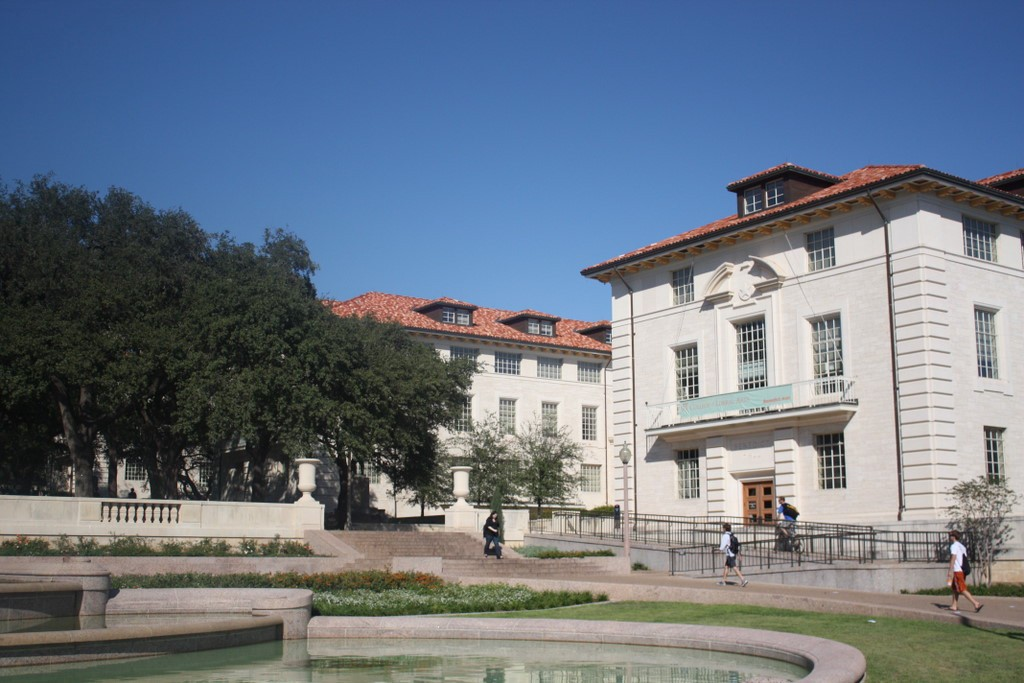
#> input picture Autonoma/Tarea 2/parte 2/images/pan1.jpg, 1024 x 683 px
$ python 7-panorama.py
#> lines starting #> are read from the running program, lines starting #| are printed output that depends on the picture
# -*- coding: utf-8 -*-
import cv2
import numpy as np

I1M = cv2.imread('images/pan1.jpg')
#> I1M is the input picture: shape (683, 1024, 3); mean B, G, R 132.3, 118.7, 107.9
I2M = cv2.imread('images/pan2.jpg')
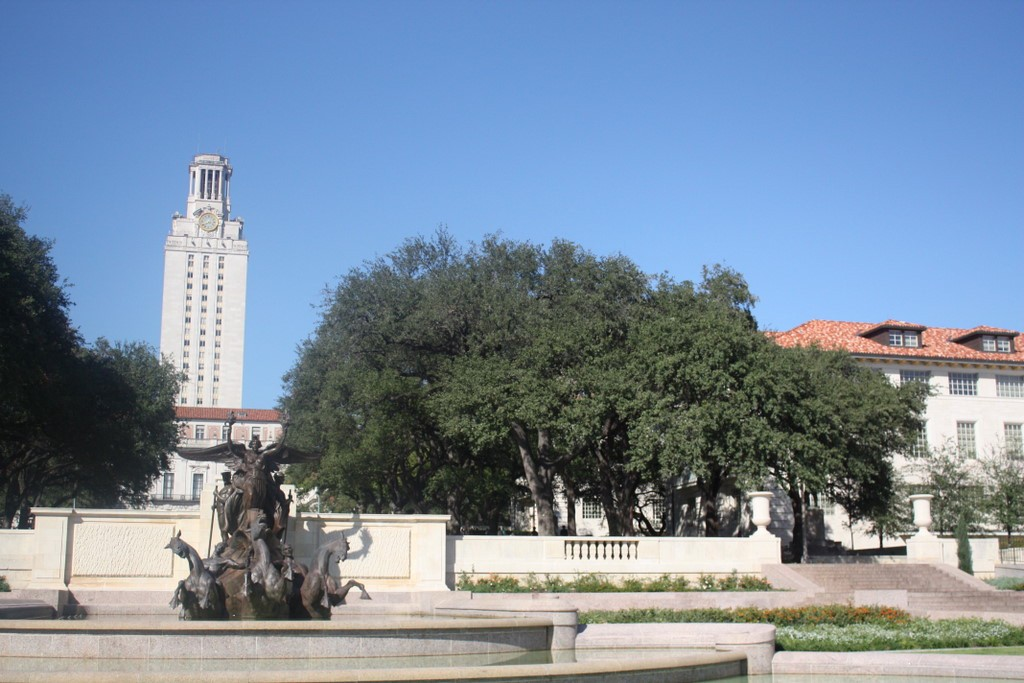
#> input picture Autonoma/Tarea 2/parte 2/images/pan2.jpg, 1024 x 683 px
#> I2M is the input picture: shape (683, 1024, 3); mean B, G, R 159.3, 139.8, 122

I1 = cv2.resize(I1M, None, fx=0.5, fy=0.5, interpolation=cv2.INTER_LINEAR)
I2 = cv2.resize(I2M, None, fx=0.5, fy=0.5, interpolation=cv2.INTER_LINEAR)
I1gr = cv2.cvtColor(I1, cv2.COLOR_BGR2GRAY)
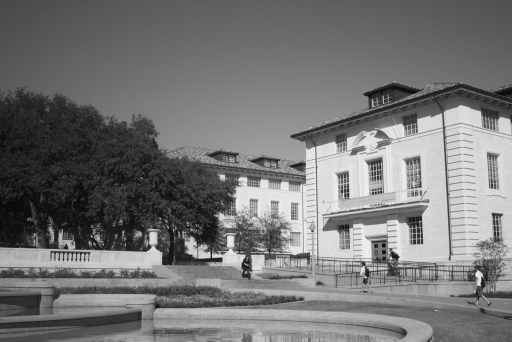
#> I1gr: shape (342, 512); min 8, max 240, mean 117.2
I2gr = cv2.cvtColor(I2, cv2.COLOR_BGR2GRAY)
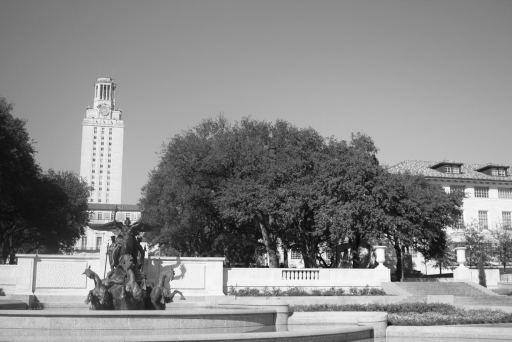
#> I2gr: shape (342, 512); min 9, max 251, mean 136.8

# Inicializar el descriptor ORB
orb = cv2.ORB_create()
# 'Keypoints' y descriptores para cada imagen (usando ORB)
keypts1, descript1 = orb.detectAndCompute(I1gr, None)
#> keypts1 = 500 keypoints; strongest (x, y, size): (221, 259, 31), (208, 254, 37.2), (398, 256, 31), (478, 271, 31)
keypts2, descript2 = orb.detectAndCompute(I2gr, None)
#> keypts2 = 500 keypoints; strongest (x, y, size): (302, 272, 31), (452, 275, 31), (307, 267, 31), (305, 266, 31)

# Matcher
match = cv2.BFMatcher()
matches = match.knnMatch(descript1, descript2, k=2)
#> matches = 500 matches
good_matches = []
for m,n in matches:
    if m.distance < 0.6*n.distance:
        good_matches.append(m)
#> after the loop, good_matches = 12 matches

# Dibujar los "matches" (las correspondencias)
draw_params = dict(matchColor=(0,255,0), singlePointColor = None, flags = 2)
Imatch = cv2.drawMatches(I1, keypts1, I2, keypts2, good_matches, None, **draw_params)
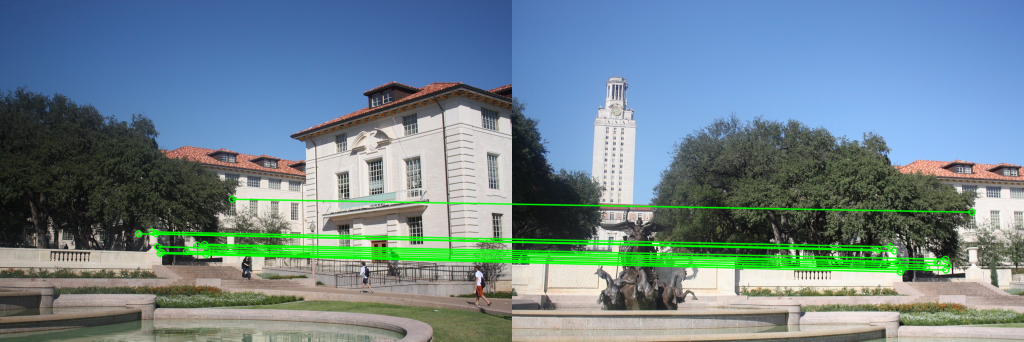
#> Imatch: shape (342, 1024, 3); mean B, G, R 141.8, 133.2, 110.7
cv2.imshow("Correspondencias originales", Imatch)

# Encontrar la homografía dados los puntos correspondientes
MIN_MATCH_COUNT = 10
if len(good_matches) > MIN_MATCH_COUNT:
    src_pts = np.float32([ keypts1[m.queryIdx].pt for m in good_matches ]).reshape(-1,1,2)
#> src_pts = [[186, 251], [206.4, 249.6], [197.3, 244.8], [138.2, 233.3], [161.3, 252], [157, 246.2], [231.8, 198.7], [155.5, 233.3], [205.6, 254], [159.7, 253], [151.8, 231.4], [204, 243.9]]
    dst_pts = np.float32([ keypts2[m.trainIdx].pt for m in good_matches ]).reshape(-1,1,2)
#> dst_pts = [[414, 267], [435.6, 265.2], [424.8, 262.1], [365.8, 249.1], [388.8, 269.3], [384.5, 262.1], [459.4, 211.7], [381.9, 250.6], [433.4, 269.6], [387.8, 271.6], [378.2, 246.3], [433, 258.8]]
    M, mask = cv2.findHomography(src_pts, dst_pts, cv2.RANSAC,5.0)
#> M = [[0.713, -0.123, 242.7], [-0.111, 0.803, 41.68], [-0.000338, -0.000419, 1]]; mask = [1, 1, 1, 1, 1, 1, 1, 1, 1, 1, 1, 1]
    h,w = I1gr.shape
#> h = 342; w = 512
    pts = np.float32([ [0,0],[0,h-1],[w-1,h-1],[w-1,0] ]).reshape(-1,1,2)
#> pts = [[0, 0], [0, 341], [511, 341], [511, 0]]
    dst = cv2.perspectiveTransform(pts, M)
#> dst = [[242.7, 41.68], [234.3, 368.1], [825.4, 378], [733.5, -18.27]]
    img2 = cv2.polylines(I2gr, [np.int32(dst)], True, 255, 3, cv2.LINE_AA)
    cv2.imshow("Area de superposicion", I2gr)
else:
    print ("No se encuentran suficientes correspondencias - {}/{}".
           format(len(good_matches),MIN_MATCH_COUNT))

# Panorama usando la homografía
dst = cv2.warpPerspective(I1, M, (I2.shape[1] + I1.shape[1], I2.shape[0]))
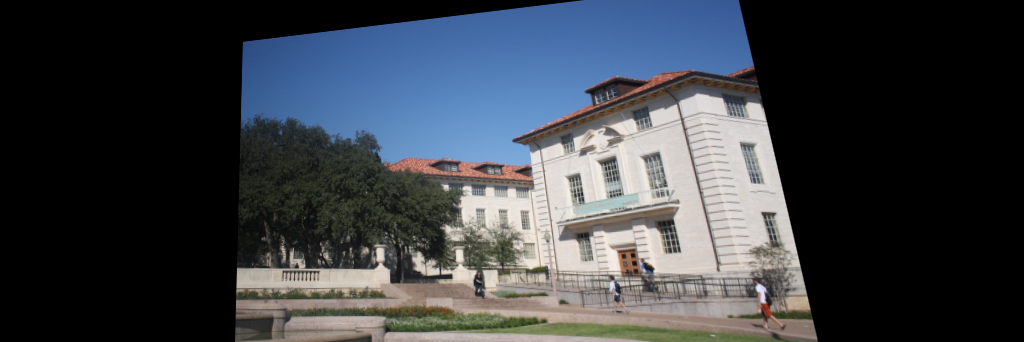
#> dst: shape (342, 1024, 3); mean B, G, R 69, 63, 58.7
dst[0:I2.shape[0],0:I2.shape[1]] = I2
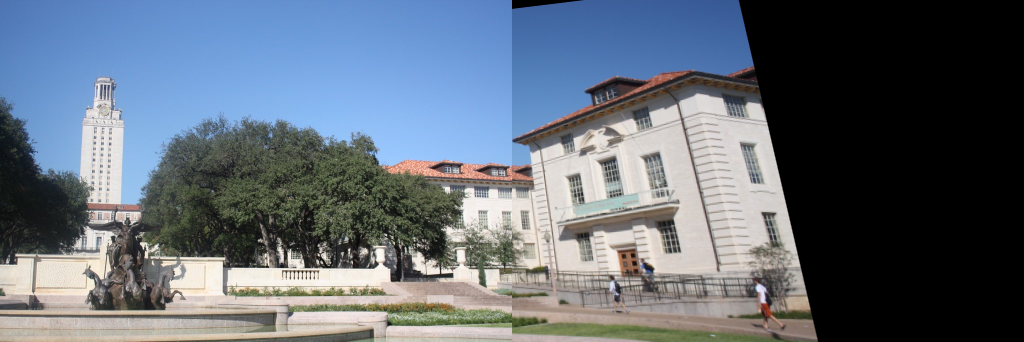
#> dst: shape (342, 1024, 3); mean B, G, R 120.1, 108.2, 98.2
cv2.imshow("Panorama (con partes negras)", dst)


# Eliminar la parte negra del panorama
def trim(frame):
    # Cortar la imagen
    if not np.sum(frame[0]): return trim(frame[1:])
    if not np.sum(frame[-1]): return trim(frame[:-2])
    if not np.sum(frame[:,0]): return trim(frame[:,1:])
    if not np.sum(frame[:,-1]): return trim(frame[:,:-2])
#> in trim (call 40), `if not np.sum(frame[:,-1]): return trim(frame[:,:-2])`:
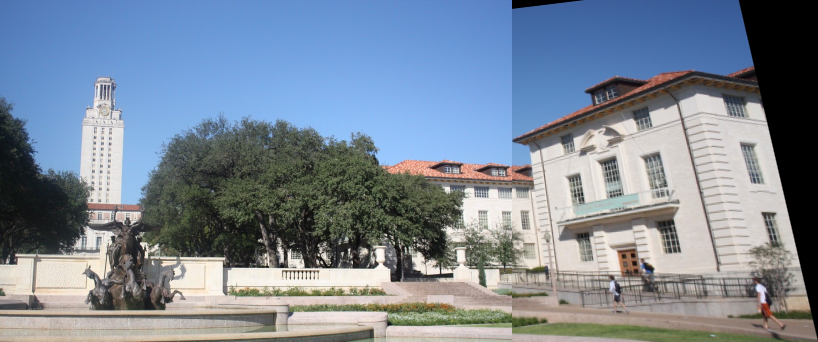
#> returned value: shape (342, 818, 3); mean of channels 0, 1, 2 150.4, 135.5, 122.9; drawn as B, G, R
    return frame
# Mostrar la imagen
cv2.imshow("Panorama", trim(dst))
cv2.waitKey(0)
cv2.destroyAllWindows()
